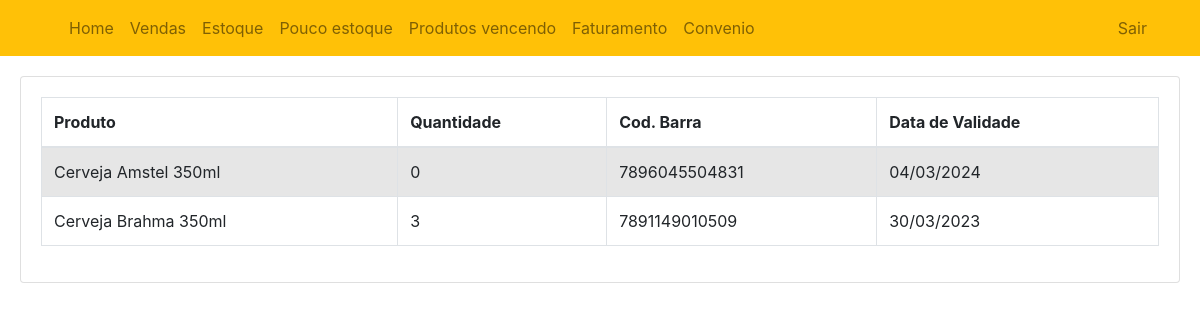
Page /data-validade.php on the committed database.
### tables this page shows
CREATE TABLE `estoque` (
  `id` int(11) NOT NULL,
  `nome` varchar(100) NOT NULL,
  `quantity` varchar(100) NOT NULL,
  `cod_barra` varchar(100) NOT NULL,
  `valor_unitario` varchar(100) NOT NULL,
  `valor_fornecedor` varchar(100) DEFAULT NULL,
  `data_validade` date DEFAULT NULL
);

### data-validade.php (the view, shortened to what this page needs)
<?php
$conexao = conexao::getInstance();
$sql = 'SELECT * FROM estoque WHERE data_validade is not null';
$stm = $conexao->prepare($sql);
$stm->execute();
$items = $stm->fetchAll(PDO::FETCH_OBJ);
?>
<!DOCTYPE html>
<html lang="en">
<head>
    <link href="https://cdn.jsdelivr.net/npm/bootstrap@5.2.3/dist/css/bootstrap.min.css" rel="stylesheet">
</head>
<body>
    <?php require('navbar.php') ?>
    <div class="card" style="margin: 20px;">
        <div class="card-body">
            <div class="table-responsive">
                <table class="table table-striped table-bordered align-middle" style="width: 100%;">
                    <thead>
                        <tr>
                            <th>Produto</th>
                            <th>Quantidade</th>
                            <th>Cod. Barra</th>
                            <th>Data de Validade</th>
                        </tr>
                    </thead>
                    <tbody>
                        <?php foreach ($items as $item) : ?>
                            <tr>
                                <td><?= $item->nome ?></td>
                                <td><?= $item->quantity ?></td>
                                <td><?= $item->cod_barra ?></td>
                                <?php
                                $data = date(('d/m/Y'), strtotime($item->data_validade))
                                ?>
                                <td><?= $data ?></td>
                            </tr>
                        <?php endforeach; ?>
                    </tbody>
                </table>
            </div>
        </div>
    </div>
</body>
</html>

### rows in the picture
estoque: nome "Cerveja Amstel 350ml", quantity "0", cod_barra "7896045504831", data_validade "04/03/2024"
estoque: nome "Cerveja Brahma 350ml", quantity "3", cod_barra "7891149010509", data_validade "30/03/2023"
